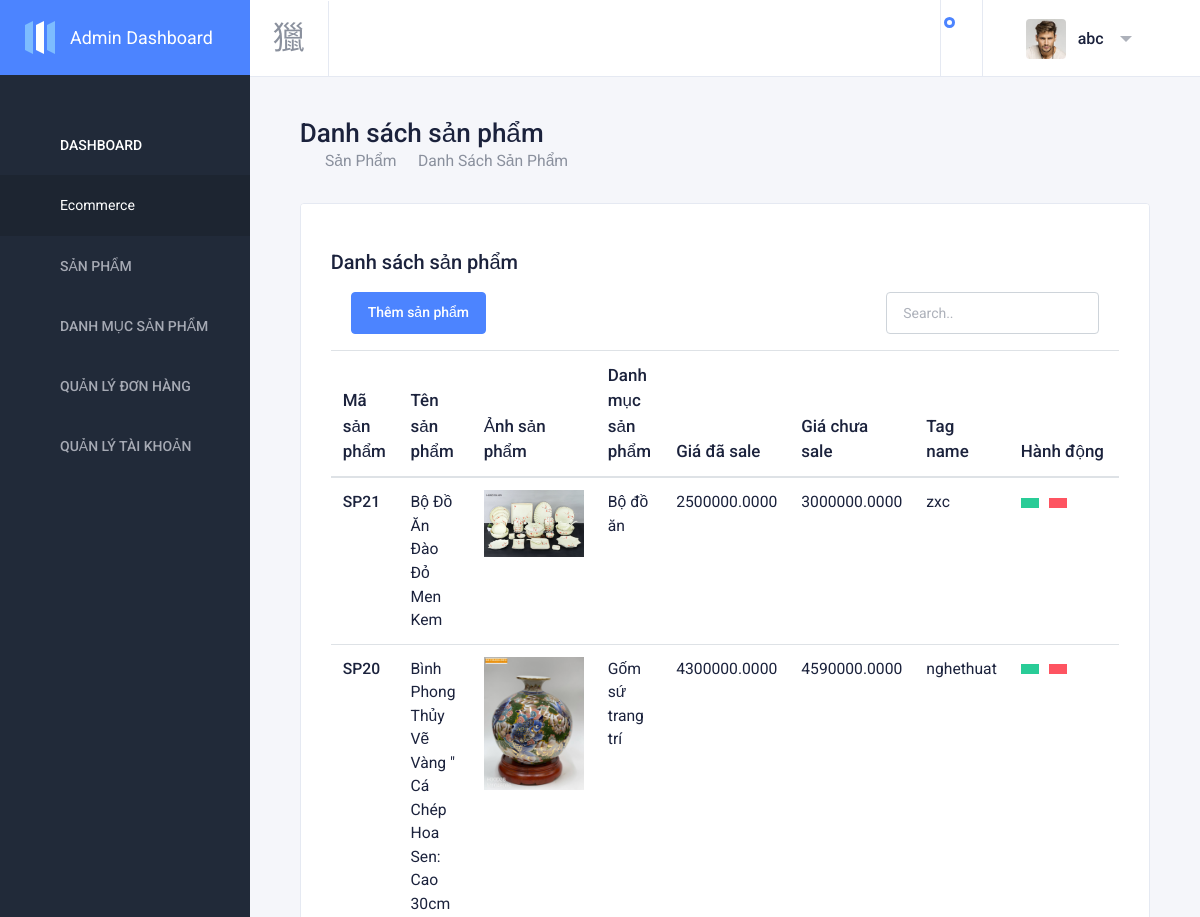
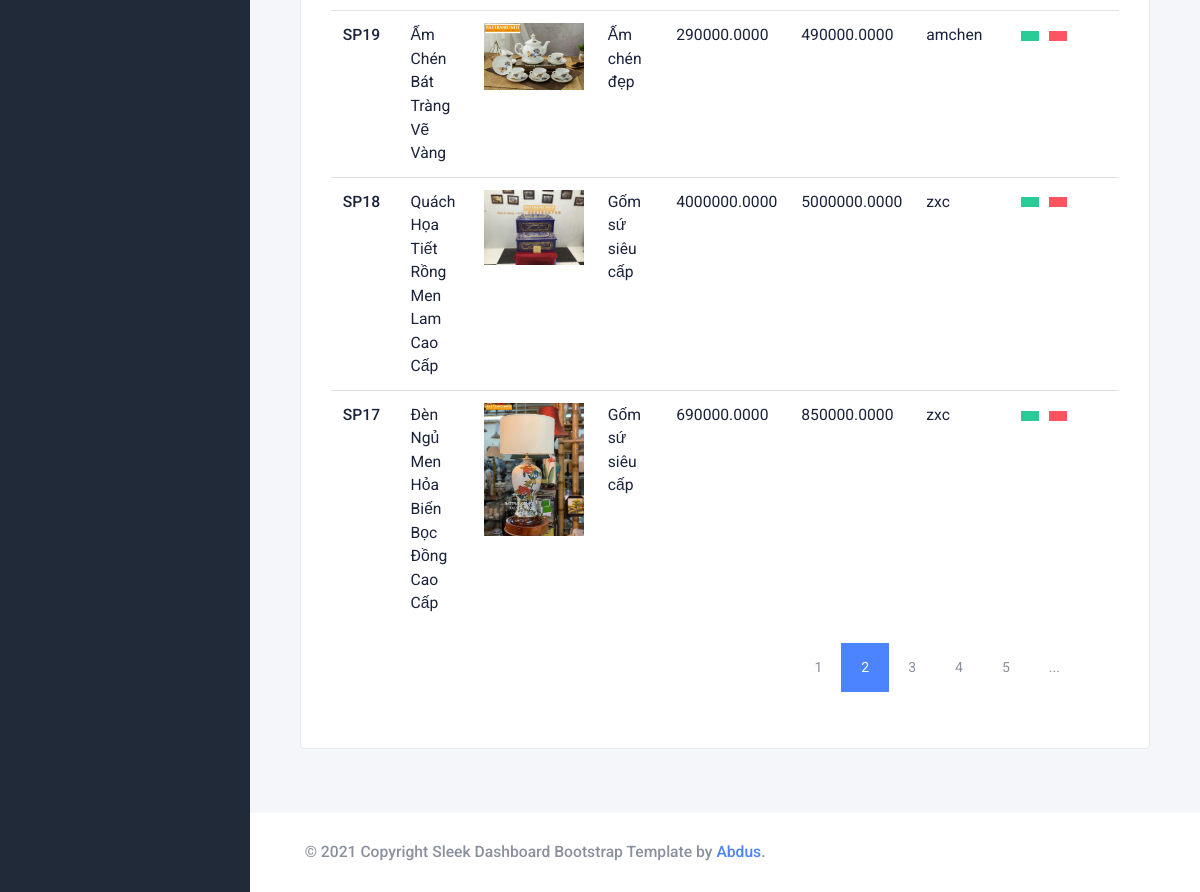
The page /adminproduct/index/page/2 (signed in) on the database its author committed (2 pictures, top to bottom).
### tables this page shows
CREATE TABLE `product` (
  `product_code` varchar(50) NOT NULL,
  `cat_id` int(3) NOT NULL,
  `product_name` varchar(100) NOT NULL,
  `quantity` int(11) NOT NULL,
  `price` decimal(15,4) NOT NULL,
  `price_old` decimal(15,4) NOT NULL,
  `tag_name` varchar(255) NOT NULL,
  `featured_product` tinyint(1) NOT NULL DEFAULT 0,
  `description` text NOT NULL
);

CREATE TABLE `product_category` (
  `cat_id` int(3) NOT NULL,
  `cat_name` varchar(255) NOT NULL,
  `parent_id` int(3) NOT NULL
);

### views/admin_product/index.php (the view, shortened to what the rows shown need)
<?php
include_once('views/layouts/admin_header.php');
?>
<div class="content-wrapper">
    <div class="content">
        <div class="breadcrumb-wrapper">
            <h1>Danh sách sản phẩm</h1>
        </div>
        <div class="row">
            <div class="col-12">
                <div class="card card-default" id="recent-orders">
                    <div class=" card-header justify-content-between ">
                        <h2>Danh sách sản phẩm</h2>
                    </div>
                    <div class="card-body pt-0 pb-5 mt-3">
                        <table class=" table table-responsive table-responsive-large overflow-auto "
                            style="width: 100%">
                            <thead style="font-size: 1.06rem">
                                <tr>
                                    <th>Mã sản phẩm</th>
                                    <th>Tên sản phẩm</th>
                                    <th class=" d-md-table-cell ">
                                        Ảnh sản phẩm
                                    </th>
                                    <th>Danh mục sản phẩm</th>
                                    <th>Giá đã sale</th>
                                    <th>Giá chưa sale</th>
                                    <th>Tag name</th>
                                    <th style="width:110px">Hành động</th>
                                </tr>
                            </thead>
                            <tbody style="font-size: 0.98rem">
                                <?php
                                foreach ($data as $product) : ?>
                                <tr>
                                    <td class=" text-dark  d-md-table-cell "><?php echo $product['product_code'] ?></td>
                                    <td class=" text-dark  d-md-table-cell ">
                                        <?php echo $product['product_name'] ?>
                                    </td>
                                    <td>
                                        <?php
                                            if (isset($product['image_name'])) {
                                                echo
                                                "<img width= '100' src='upload/images/products/" . $product['image_name'] . "' alt='image'></img>";
                                            } else {
                                                echo
                                                "<img width= '100' src='assets/images/no_image.jpg' alt='image'></img>";
                                            }
                                            ?>
                                    </td>
                                    <td class=" text-dark  d-md-table-cell ">
                                        <?php
                                            echo $product['cat_name'];
                                            ?>
                                    </td>
                                    <td class=" text-dark  d-md-table-cell "><?php echo $product['price'] ?></td>
                                    <td class=" text-dark  d-md-table-cell "><?php echo $product['price_old'] ?></td>
                                    <td class=" text-dark  d-md-table-cell "><?php echo $product['tag_name'] ?></td>
                                    <td class=" text-dark  d-md-table-cell ">
                                        <a type="button"
                                            href="adminproduct/update/<?php echo $product['product_code'] ?>"
                                            class="btn btn-success btn-sm rounded-0 button-action button-first"
                                            data-toggle="tooltip" data-placement="top" title=""
                                            data-original-title="Edit">
                                        </a>
                                        <a type="button" data-id="<?php echo $product['product_code'] ?>"
                                            class="btn btn-danger btn-sm rounded-0 button-action deleteRow"
                                            data-toggle="tooltip" data-placement="top" title=""
                                            data-original-title="Delete" aria-describedby="tooltip84720">
                                        </a>
                                    </td>
                                </tr>
                                <?php endforeach; ?>
                            </tbody>
                        </table>
                    </div>
                </div>
            </div>
        </div>
    </div>
</div>
<?php
include_once('views/layouts/admin_footer.php');
?>

### views/layouts/admin_header.php (shortened to what the rows shown need)
<?php
include "./models/AdminModel.php";
$dataAdmin = AdminModel::getDataAdmin($_SESSION['admin_id']);
?>
<!DOCTYPE html>
<html lang="en" dir="ltr">
<head>
    <link href="https://cdn.materialdesignicons.com/3.0.39/css/materialdesignicons.min.css" rel="stylesheet" />
    <link id="sleek-css" rel="stylesheet" href="assets/stylesheets/sleek.css" />
</head>
<body class="sidebar-fixed sidebar-dark header-light header-fixed" id="body">
    <div class="wrapper">
        <div class="page-wrapper">
            <header class="main-header" id="header">
                <nav class="navbar navbar-static-top navbar-expand-lg">
                    <div class="navbar-right">
                        <ul class="nav navbar-nav">
                            <li class="dropdown user-menu">
                                <button href="#" class="dropdown-toggle nav-link" data-toggle="dropdown">
                                    <img src="upload/images/admin/<?php echo $dataAdmin['avatar_img'] ?>"
                                        class="user-image" alt="User Image" />
                                    <span class="d-none d-lg-inline-block"><?php echo $dataAdmin['name'] ?></span>
                                </button>
                            </li>
                        </ul>
                    </div>
                </nav>
            </header>

### rows shown on the page
product: product_code "SP21", product_name "Bộ Đồ Ăn Đào Đỏ Men Kem", shows a picture, cat.cat_name "Bộ đồ ăn", price "2500000.0000", price_old "3000000.0000", tag_name "zxc"
product: product_code "SP20", product_name "Bình Phong Thủy Vẽ Vàng \" Cá Chép Hoa Sen: Cao 30cm", shows a picture, cat.cat_name "Gốm sứ trang trí", price "4300000.0000", price_old "4590000.0000", tag_name "nghethuat"
product: product_code "SP19", product_name "Ấm Chén Bát Tràng Vẽ Vàng", shows a picture, cat.cat_name "Ấm chén đẹp", price "290000.0000", price_old "490000.0000", tag_name "amchen"
product: product_code "SP18", product_name "Quách Họa Tiết Rồng Men Lam Cao Cấp", shows a picture, cat.cat_name "Gốm sứ siêu cấp", price "4000000.0000", price_old "5000000.0000", tag_name "zxc"
product: product_code "SP17", product_name "Đèn Ngủ Men Hỏa Biến Bọc Đồng Cao Cấp", shows a picture, cat.cat_name "Gốm sứ siêu cấp", price "690000.0000", price_old "850000.0000", tag_name "zxc"

### other values the page prints
$dataAdmin['name'] "abc"
